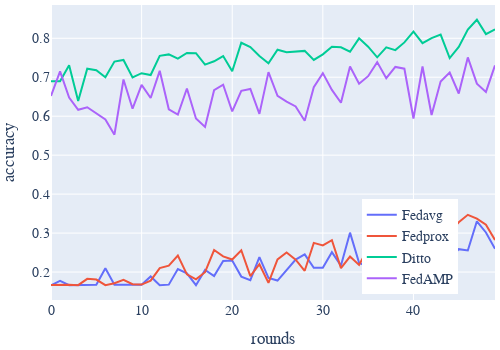
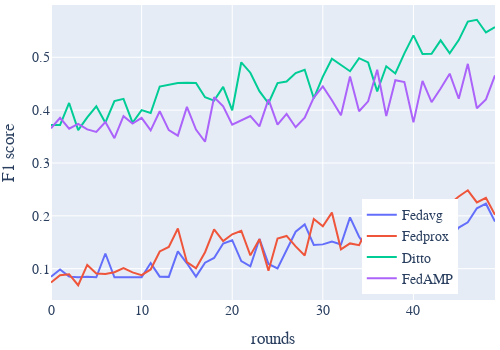

Notebook code for these charts, in order:
### Code cell
path = 'log/'#'log/log_cifar/'#'log/log_fash_nogroup/'#'log_digit5_827/'#'log_amazon_829/'#'log_amazon_10clientgroup/'

name_group = ['fedavg_jammer_10_0.1','fedprox_1.0_jammer_10_0.1','ditto_1.0_jammer_10_0.1','fedamp_1.0_jammer_10_0.1'
              ]

names = ['Fedavg','Fedprox','Ditto','FedAMP']

color_list = ['rgb(31, 119, 180)', 'rgb(255, 127, 14)',
                       'rgb(44, 160, 44)', 'rgb(214, 39, 40)',
                       'rgb(148, 103, 189)', 'rgb(140, 86, 75)',
                       'rgb(227, 119, 194)', 'rgb(127, 127, 127)',
                       'rgb(188, 189, 34)', 'rgb(23, 190, 207)']
color_list2 = ['rgb(31, 119, 180,0.2)', 'rgb(255, 127, 14,0.2)',
                       'rgb(44, 160, 44,0.2)', 'rgb(214, 39, 40,0.2)',
                       'rgb(148, 103, 189,0.2)', 'rgb(140, 86, 75,0.2)',
                       'rgb(227, 119, 194,0.3)', 'rgb(127, 127, 127,0.3)',
                       'rgb(188, 189, 34,0.3)', 'rgb(23, 190, 207,0.3)']
file_list = os.listdir(path)
file_list = [file_path for file_path in file_list if file_path[-5:] == '.json'
             and 'jammer' in file_path and 'central' not in file_path]

fig_acc = go.Figure()
fig_f1 = go.Figure()
for i, method in enumerate(name_group):
    file_list1 = [file_path for file_path in file_list if file_path[0:len(method)] == method]
    # get the mean of the data and standard deviation in file_list1
    data_mean = []
    data_std = []
    for file_path in file_list1:
      data = read_json(path+file_path)
      data = np.array(data)
      # take the first 50 rounds
      # data = data[:50,:]
      # print(file_path, data.shape)
      data_mean = data if len(data_mean) == 0 else data_mean + data
    print(method, data_mean.shape)
    data_mean = data_mean/len(file_list1)
    # get the standard deviation
    for file_path in file_list1:
      data = read_json(path+file_path)
      data = np.array(data)
      # take the first 50 rounds
      # data = data[:50,:]
      data_std = (data - data_mean)**2 if len(data_std) == 0 else data_std + (data - data_mean)**2
    data_std = np.sqrt(data_std/len(file_list1))
      # if "jpda" in file_path:
      #   data1 = read_json_best(path+file_path)
      #   data1 = np.array(data1)
    # plot the mean and standard deviation
    fig_acc.add_trace(go.Scatter(y=data_mean[:,0],name=names[i]))
                                  #,line=dict(color=color_list[i])))
    fig_f1.add_trace(go.Scatter(y=data_mean[:,1],name=names[i])) #,line=dict(color=color_list[i])))
    # fig_acc.add_trace(go.Scatter(y=data_mean[:,0]+data_std[:,0],mode='lines',\
    #                              marker=dict(color="#444"),\
    #                              line=dict(width=0),\
    #                               showlegend=False))
    # fig_acc.add_trace(go.Scatter(y=data_mean[:,0]-data_std[:,0],mode='lines',\
    #                              marker=dict(color="#444"),
    #     line=dict(width=0),
    #     fillcolor=color_list2[i],
    #     fill='tonexty',
    #     showlegend=False))
    # fig_f1.add_trace(go.Scatter(y=data_mean[:,1]+data_std[:,1],mode='lines',\
    #                             # marker=dict(color="#444"),\
    #                             line=dict(width=0),\
    #                               showlegend=False))
    # fig_f1.add_trace(go.Scatter(y=data_mean[:,1]-data_std[:,1],mode='lines',\
    #                             # marker=dict(color="#444"),\
    #     line=dict(width=0),
    #     fillcolor=color_list2[i],
    #     fill='tonexty',
    #     showlegend=False))
  
    # if "jpda" in file_path:
    #   fig_acc.add_trace(go.Scatter(y=data1[:,0],name='best_' + file_path[:15]))
    #   fig_f1.add_trace(go.Scatter(y=data1[:,1],name='best_' + file_path[:15]))
fig_acc.update_layout(title='', xaxis_title='rounds', yaxis_title='accuracy')
fig_f1.update_layout(title='', xaxis_title='rounds', yaxis_title='F1 score')
# put the legend inside of figure
fig_acc.update_layout(legend=dict(
    yanchor="bottom",
    y=0.02,
    xanchor="left",
    x=0.70
), width =500, height=350, 
                  font_family="Serif", font_size=14, 
                  margin_l=5, margin_t=5, margin_b=5, margin_r=5)

fig_f1.update_layout(legend=dict(
    yanchor="bottom",
    y=0.02,
    xanchor="left",
    x=0.70
),width =500, height=350, 
                  font_family="Serif", font_size=14, 
                  margin_l=5, margin_t=5, margin_b=5, margin_r=5)
# fig_acc.update_yaxes(range=[0.65, 0.99])
# fig_f1.update_yaxes(range=[0.65, 0.99])

# fig_acc.write_html(path + 'acc.html')
# fig_f1.write_html(path + 'f1.html')
fig_acc.show()
# write image to file name using path
# fig_acc.write_image(f"log/image/fig_acc_{path[-8:-1]}.pdf")
fig_f1.show()
# fig_f1.write_image(f"log/image/fig_f1_{path[-8:-1]}.pdf")

### Figure 1 — Plotly figure (JSON) as saved in the notebook; plotly's stock layout.template omitted (floating-point values rounded to 4 significant figures)
{"data": [{"name": "Fedavg", "type": "scatter", "y": [0.1661, 0.1772, 0.1664, 0.1672, 0.1664, 0.1672, 0.2096, 0.1672, 0.1672, 0.1672, 0.1672, 0.1888, 0.1664, 0.1677, 0.2077, 0.1966, 0.1664, 0.2054, 0.1898, 0.2287, 0.2299, 0.1883, 0.1794, 0.2383, 0.1851, 0.1782, 0.2038, 0.2319, 0.2454, 0.211, 0.2112, 0.251, 0.2166, 0.3011, 0.224, 0.2131, 0.229, 0.2996, 0.2928, 0.2891, 0.2468, 0.3069, 0.2586, 0.2265, 0.232, 0.2587, 0.2555, 0.3303, 0.3015, 0.2596]}, {"name": "Fedprox", "type": "scatter", "y": [0.1667, 0.1678, 0.1677, 0.1664, 0.1827, 0.1807, 0.1662, 0.1713, 0.1799, 0.1689, 0.1678, 0.1778, 0.21, 0.2165, 0.2424, 0.1942, 0.1812, 0.1996, 0.2565, 0.2403, 0.2322, 0.256, 0.1894, 0.2201, 0.1722, 0.2326, 0.25, 0.2317, 0.2033, 0.2748, 0.2682, 0.2817, 0.21, 0.2397, 0.2181, 0.2606, 0.2661, 0.2984, 0.2758, 0.3331, 0.3185, 0.3243, 0.3232, 0.2733, 0.3023, 0.3279, 0.3469, 0.3373, 0.3214, 0.2821]}, {"name": "Ditto", "type": "scatter", "y": [0.6894, 0.6894, 0.7306, 0.6388, 0.7218, 0.7181, 0.6997, 0.7402, 0.7444, 0.6997, 0.7104, 0.7057, 0.7549, 0.7586, 0.7477, 0.7623, 0.7619, 0.7323, 0.741, 0.7543, 0.7153, 0.7885, 0.7773, 0.7546, 0.7359, 0.7705, 0.7644, 0.7661, 0.7676, 0.7445, 0.7588, 0.7784, 0.7768, 0.7655, 0.7998, 0.7785, 0.751, 0.7767, 0.7696, 0.7894, 0.8169, 0.7875, 0.8003, 0.8094, 0.7493, 0.7777, 0.8222, 0.8475, 0.8106, 0.8229]}, {"name": "FedAMP", "type": "scatter", "y": [0.6519, 0.7151, 0.6476, 0.6166, 0.6229, 0.6075, 0.5915, 0.5526, 0.6942, 0.6193, 0.6805, 0.6468, 0.7164, 0.6178, 0.6041, 0.6711, 0.5943, 0.5725, 0.6668, 0.6808, 0.6121, 0.665, 0.67, 0.6059, 0.7131, 0.652, 0.6373, 0.625, 0.5884, 0.6745, 0.7105, 0.6675, 0.6344, 0.7276, 0.6835, 0.7027, 0.7388, 0.6974, 0.7264, 0.7218, 0.5941, 0.7276, 0.6032, 0.6888, 0.7119, 0.6582, 0.7509, 0.6834, 0.6624, 0.7304]}], "layout": {"font": {"family": "Serif", "size": 14}, "height": 350, "legend": {"x": 0.7, "xanchor": "left", "y": 0.02, "yanchor": "bottom"}, "margin": {"b": 5, "l": 5, "r": 5, "t": 5}, "title": {"text": ""}, "width": 500, "xaxis": {"title": {"text": "rounds"}}, "yaxis": {"title": {"text": "accuracy"}}}}

### Figure 2 — Plotly figure (JSON) as saved in the notebook; plotly's stock layout.template omitted (floating-point values rounded to 4 significant figures)
{"data": [{"name": "Fedavg", "type": "scatter", "y": [0.08472, 0.09845, 0.08492, 0.08366, 0.08492, 0.08366, 0.1287, 0.08366, 0.08366, 0.08366, 0.08366, 0.1106, 0.08492, 0.08453, 0.1328, 0.1102, 0.08492, 0.1114, 0.1203, 0.1475, 0.1539, 0.1144, 0.1045, 0.1562, 0.109, 0.1004, 0.1348, 0.1699, 0.1839, 0.1448, 0.146, 0.1512, 0.1456, 0.197, 0.1603, 0.1353, 0.1678, 0.2146, 0.2053, 0.2065, 0.1745, 0.2226, 0.186, 0.1618, 0.1559, 0.1777, 0.1876, 0.2142, 0.2229, 0.1891]}, {"name": "Fedprox", "type": "scatter", "y": [0.07387, 0.0876, 0.08957, 0.06865, 0.1071, 0.09088, 0.08975, 0.09332, 0.1011, 0.09301, 0.08767, 0.09857, 0.1326, 0.1411, 0.176, 0.1124, 0.1008, 0.1312, 0.1745, 0.1521, 0.165, 0.1718, 0.1252, 0.1559, 0.09627, 0.1572, 0.1619, 0.1422, 0.125, 0.194, 0.1801, 0.2061, 0.1366, 0.1478, 0.1445, 0.1795, 0.182, 0.2214, 0.1803, 0.2216, 0.2156, 0.2177, 0.2121, 0.1734, 0.2224, 0.2365, 0.2483, 0.2253, 0.2341, 0.2018]}, {"name": "Ditto", "type": "scatter", "y": [0.3716, 0.3716, 0.4135, 0.3621, 0.3863, 0.4072, 0.3762, 0.4172, 0.4214, 0.3762, 0.4001, 0.3946, 0.4446, 0.4483, 0.4512, 0.4519, 0.4515, 0.4243, 0.418, 0.4439, 0.3997, 0.4905, 0.4708, 0.4359, 0.413, 0.4512, 0.4541, 0.4702, 0.4765, 0.4224, 0.4634, 0.4971, 0.4855, 0.4736, 0.4983, 0.4904, 0.4355, 0.4829, 0.4692, 0.5075, 0.5415, 0.5063, 0.5067, 0.532, 0.5076, 0.5325, 0.5675, 0.571, 0.5469, 0.5571]}, {"name": "FedAMP", "type": "scatter", "y": [0.3655, 0.3853, 0.3648, 0.374, 0.3636, 0.3588, 0.3776, 0.3469, 0.3885, 0.3746, 0.3853, 0.3617, 0.3978, 0.3621, 0.3517, 0.4062, 0.3631, 0.3402, 0.4243, 0.4071, 0.3724, 0.3803, 0.3888, 0.3693, 0.4202, 0.3725, 0.3929, 0.3676, 0.3859, 0.4237, 0.4447, 0.4185, 0.3902, 0.4636, 0.3978, 0.4166, 0.4764, 0.3889, 0.4566, 0.453, 0.3769, 0.4554, 0.415, 0.441, 0.469, 0.4215, 0.4876, 0.4035, 0.4203, 0.4657]}], "layout": {"font": {"family": "Serif", "size": 14}, "height": 350, "legend": {"x": 0.7, "xanchor": "left", "y": 0.02, "yanchor": "bottom"}, "margin": {"b": 5, "l": 5, "r": 5, "t": 5}, "title": {"text": ""}, "width": 500, "xaxis": {"title": {"text": "rounds"}}, "yaxis": {"title": {"text": "F1 score"}}}}
